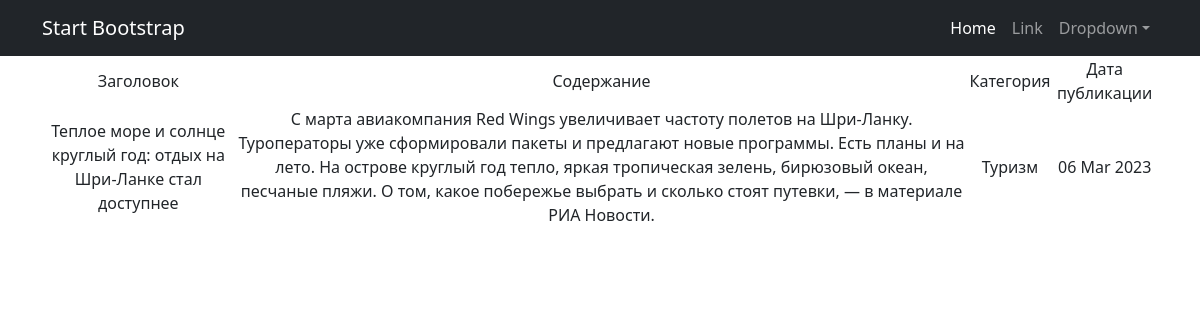
The page /posts/2 on the database its author committed.
### news/models.py (models this page shows, shortened)
class Post(models.Model):
    dateCreation = models.DateTimeField(auto_now_add=True)
    title = models.CharField(max_length=128)
    text = models.TextField()
    category = models.ForeignKey(to='Category', on_delete=models.CASCADE, related_name='posts')

class Category(models.Model):
    name = models.CharField(max_length=100, unique=True)

### news/views.py (the view)
# urls.py: path('<int:pk>', PostDetail.as_view()),
class PostDetail(DetailView):
    model = Post
    template_name = 'post.html'
    context_object_name = 'post'

### news/templatetags/custom_filters.py (called while the page is built)
@register.filter()
def censor(text):
    bad_words = ['сфинкса', 'китай']
    if type(text) == str:
        for word in text.split():
            if word.lower() in bad_words:
                text = text.replace(word, f"{word[0]}{'*' * (len(word) - 1)}")
    else:
        raise ValueError('Входные данные не являются строкой!')
    return text

### templates/post.html (shortened to what this page needs)
{% extends 'flatpages/default.html' %}
{% load custom_filters %}
{% block content %}
   {% if post %}
       <table>
           <tr>
               <td>Заголовок</td>
               <td>Содержание</td>
               <td>Категория</td>
               <td>Дата публикации</td>
           </tr>
           <tr>
               <td>{{ post.title|censor}}</td>
               <td>{{ post.text|censor}}</td>
               <td>{{ post.category.name }}</td>
               <td>{{ post.dateCreation|date:'d M Y' }}</td>
           </tr>
       </table>
   {% else %}
       <h2>Новости нет!</h2>!
   {% endif %}
{% endblock content %}

### rows shown on the page
Post: title|censor "Теплое море и солнце круглый год: отдых на Шри-Ланке стал доступнее", text|censor "С марта авиакомпания Red Wings увеличивает частоту полетов на Шри-Ланку. Туроператоры уже сформировали пакеты и предлагают новые программы. Есть планы и на лето. На острове круглый год тепло, яркая тропическая зелень, бирюзовый океан, песчаные пляжи. О том, какое побережье выбрать и сколько стоят путевки, — в материале РИА Новости.", category.name "Туризм", dateCreation "06 Mar 2023"
